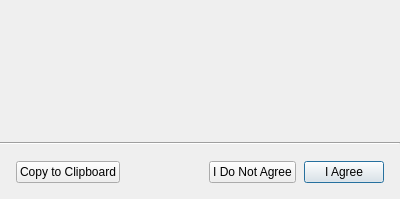
<?xml version="1.0" encoding="UTF-8"?>
<ui version="4.0">
 <class>EulaDialog</class>
 <widget class="QDialog" name="EulaDialog">
  <property name="geometry">
   <rect>
    <x>0</x>
    <y>0</y>
    <width>400</width>
    <height>199</height>
   </rect>
  </property>
  <layout class="QVBoxLayout" name="mainLayout">
   <property name="spacing">
    <number>0</number>
   </property>
   <property name="leftMargin">
    <number>0</number>
   </property>
   <property name="topMargin">
    <number>0</number>
   </property>
   <property name="rightMargin">
    <number>0</number>
   </property>
   <property name="bottomMargin">
    <number>0</number>
   </property>
   <item>
    <widget class="QWidget" name="contentWidget" native="true">
     <layout class="QHBoxLayout" name="contentLayout" stretch="0,1">
      <property name="spacing">
       <number>16</number>
      </property>
      <property name="leftMargin">
       <number>16</number>
      </property>
      <property name="topMargin">
       <number>16</number>
      </property>
      <property name="rightMargin">
       <number>16</number>
      </property>
      <property name="bottomMargin">
       <number>1</number>
      </property>
      <item alignment="Qt::AlignTop">
       <widget class="QLabel" name="iconLabel">
        <property name="sizePolicy">
         <sizepolicy hsizetype="Fixed" vsizetype="Fixed">
          <horstretch>0</horstretch>
          <verstretch>0</verstretch>
         </sizepolicy>
        </property>
        <property name="text">
         <string notr="true"/>
        </property>
       </widget>
      </item>
      <item>
       <layout class="QVBoxLayout" name="verticalLayout">
        <property name="spacing">
         <number>8</number>
        </property>
        <item>
         <widget class="QLabel" name="titleLabel">
          <property name="sizePolicy">
           <sizepolicy hsizetype="Preferred" vsizetype="Fixed">
            <horstretch>0</horstretch>
            <verstretch>0</verstretch>
           </sizepolicy>
          </property>
          <property name="font">
           <font>
            <weight>75</weight>
            <bold>true</bold>
           </font>
          </property>
          <property name="text">
           <string notr="true"/>
          </property>
          <property name="wordWrap">
           <bool>true</bool>
          </property>
         </widget>
        </item>
        <item>
         <widget class="nx::vms::client::desktop::WebEngineView" name="eulaView" native="true">
          <property name="sizePolicy">
           <sizepolicy hsizetype="Preferred" vsizetype="Expanding">
            <horstretch>0</horstretch>
            <verstretch>0</verstretch>
           </sizepolicy>
          </property>
         </widget>
        </item>
       </layout>
      </item>
     </layout>
    </widget>
   </item>
   <item>
    <widget class="Line" name="line">
     <property name="orientation">
      <enum>Qt::Horizontal</enum>
     </property>
    </widget>
   </item>
   <item>
    <layout class="QHBoxLayout" name="horizontalLayout">
     <property name="spacing">
      <number>8</number>
     </property>
     <property name="leftMargin">
      <number>16</number>
     </property>
     <property name="topMargin">
      <number>16</number>
     </property>
     <property name="rightMargin">
      <number>16</number>
     </property>
     <property name="bottomMargin">
      <number>16</number>
     </property>
     <item>
      <widget class="nx::vms::client::desktop::ClipboardButton" name="copyToClipboard">
       <property name="text">
        <string>Copy to Clipboard</string>
       </property>
      </widget>
     </item>
     <item>
      <spacer name="horizontalSpacer">
       <property name="orientation">
        <enum>Qt::Horizontal</enum>
       </property>
       <property name="sizeHint" stdset="0">
        <size>
         <width>40</width>
         <height>0</height>
        </size>
       </property>
      </spacer>
     </item>
     <item>
      <widget class="QPushButton" name="reject">
       <property name="sizePolicy">
        <sizepolicy hsizetype="Preferred" vsizetype="Fixed">
         <horstretch>0</horstretch>
         <verstretch>0</verstretch>
        </sizepolicy>
       </property>
       <property name="text">
        <string>I Do Not Agree</string>
       </property>
      </widget>
     </item>
     <item>
      <widget class="QPushButton" name="accept">
       <property name="sizePolicy">
        <sizepolicy hsizetype="Preferred" vsizetype="Fixed">
         <horstretch>0</horstretch>
         <verstretch>0</verstretch>
        </sizepolicy>
       </property>
       <property name="text">
        <string>I Agree</string>
       </property>
       <property name="default">
        <bool>true</bool>
       </property>
      </widget>
     </item>
    </layout>
   </item>
  </layout>
 </widget>
 <customwidgets>
  <customwidget>
   <class>nx::vms::client::desktop::WebEngineView</class>
   <extends>QWidget</extends>
   <header location="global">nx/vms/client/desktop/common/widgets/web_engine_view.h</header>
   <container>1</container>
  </customwidget>
  <customwidget>
   <class>nx::vms::client::desktop::ClipboardButton</class>
   <extends>QPushButton</extends>
   <header location="global">nx/vms/client/desktop/common/widgets/clipboard_button.h</header>
   <container>1</container>
  </customwidget>
 </customwidgets>
 <resources/>
 <connections/>
</ui>
